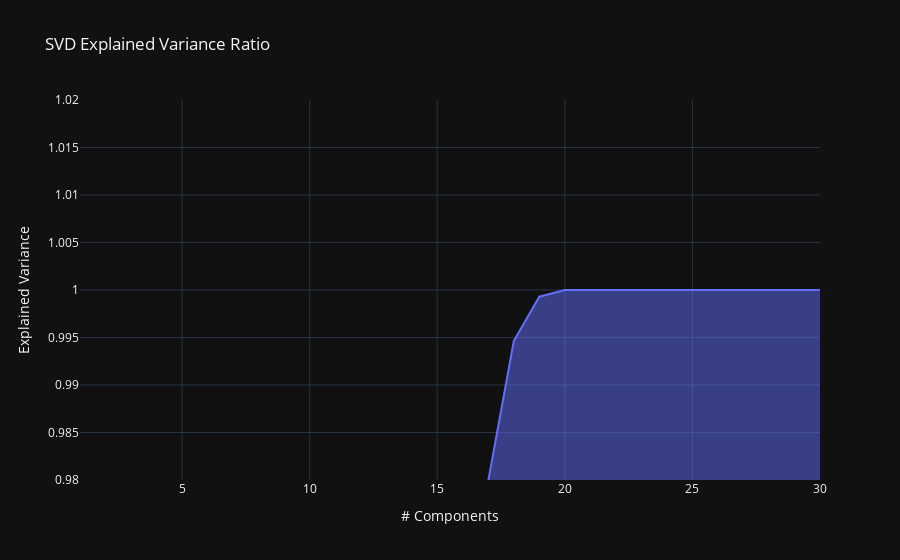

Write notebook code for a chart like this one.
### Code cell
pca = PCA()
pca.fit(ss.fit_transform(df[features_list].to_numpy()))

exp_var_cumul = np.cumsum(pca.explained_variance_ratio_)

px.area(
    x=range(1, exp_var_cumul.shape[0] + 1),
    y=exp_var_cumul,
    labels={"x": "# Components", "y": "Explained Variance"},
    range_y=(0.98, 1.02),
    title="SVD Explained Variance Ratio"
)

### Figure 1 — Plotly figure (JSON) as saved in the notebook; plotly's stock layout.template omitted (floating-point values rounded to 4 significant figures)
{"data": [{"fillpattern": {"shape": ""}, "hovertemplate": "# Components=%{x}<br>Explained Variance=%{y}<extra></extra>", "legendgroup": "", "line": {"color": "#636efa"}, "marker": {"symbol": "circle"}, "mode": "lines", "name": "", "orientation": "v", "showlegend": false, "stackgroup": "1", "type": "scatter", "x": [1, 2, 3, 4, 5, 6, 7, 8, 9, 10, 11, 12, 13, 14, 15, 16, 17, 18, 19, 20, 21, 22, 23, 24, 25, 26, 27, 28, 29, 30], "xaxis": "x", "y": [0.1724, 0.3058, 0.3987, 0.4674, 0.5318, 0.5903, 0.6334, 0.6755, 0.7173, 0.7592, 0.8008, 0.8423, 0.8835, 0.9122, 0.9362, 0.9592, 0.9799, 0.9946, 0.9993, 1.0, 1.0, 1.0, 1.0, 1.0, 1.0, 1.0, 1.0, 1.0, 1.0, 1.0], "yaxis": "y"}], "layout": {"legend": {"tracegroupgap": 0}, "title": {"text": "SVD Explained Variance Ratio"}, "xaxis": {"anchor": "y", "domain": [0, 1], "title": {"text": "# Components"}}, "yaxis": {"anchor": "x", "domain": [0, 1], "range": [0.98, 1.02], "title": {"text": "Explained Variance"}}}}
